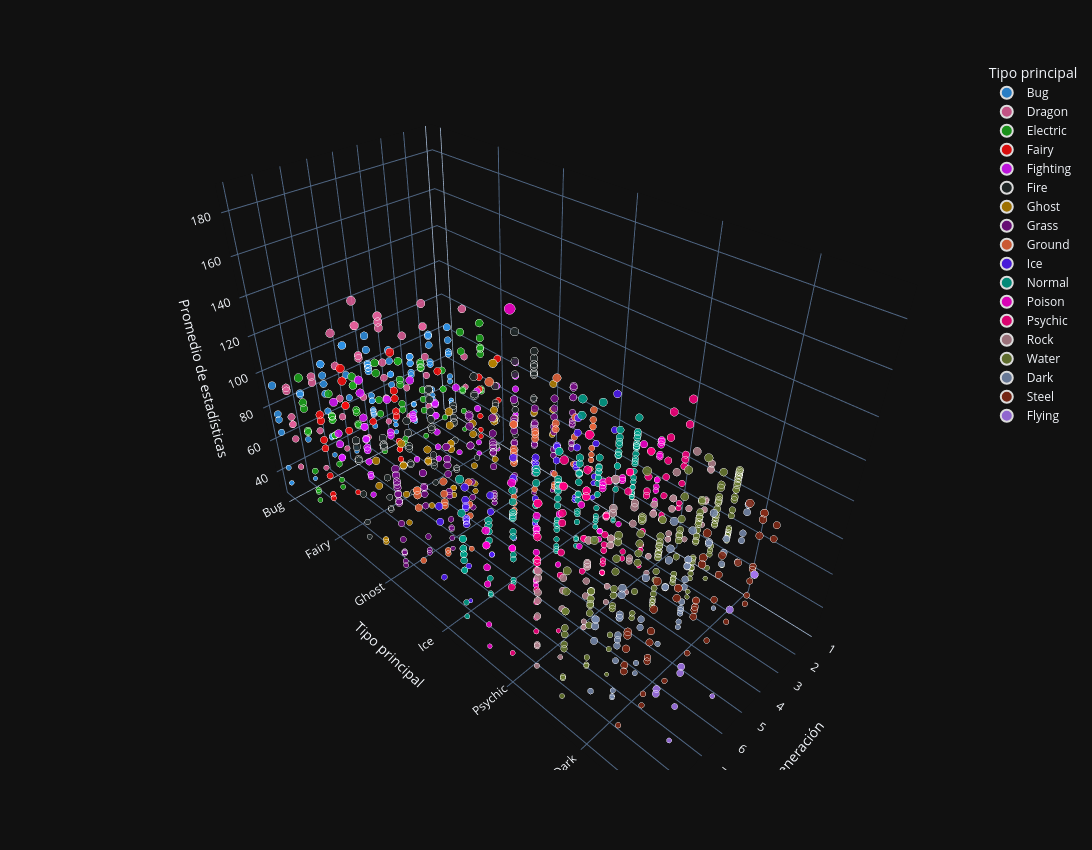

The notebook cell saved with this chart:
### Markdown cell above
## 14 Scatter Plot 3D

### Code cell
import plotly.express as px

#=========================================
# Preparación del DataFrame
#=========================================

pokemon = pokemon.copy()

pokemon = pokemon.sort_values(
    ["generation","type1","promedio_estadisticas"]
)

pokemon["generation"] = pokemon["generation"].astype(str)

#=========================================
# Scatter Plot 3D
#=========================================

fig = px.scatter_3d(

    pokemon,

    x="generation",
    y="type1",
    z="promedio_estadisticas",

    color="type1",

    size="promedio_estadisticas",
    size_max=18,

    opacity=0.85,

    hover_name="name",

    custom_data=[
        "sprite",
        "hp",
        "attack",
        "defense",
        "sp._atk",
        "sp._def",
        "speed",
        "total"
    ],

    color_discrete_sequence=px.colors.qualitative.Dark24,

    labels={
        "generation":"Generación",
        "type1":"Tipo principal",
        "promedio_estadisticas":"Promedio de estadísticas"
    },

    template="plotly_dark",

    height=850,
    width=1400
)
# ===========================
# Filtros
# ===========================

generaciones = ["Todas"] + sorted(pokemon["generation"].astype(str).unique().tolist())

tipos = ["Todos"] + sorted(pokemon["type1"].unique().tolist())

generacion = widgets.Dropdown(
    options=generaciones,
    value="Todas",
    description="Generación:"
)

tipo = widgets.Dropdown(
    options=tipos,
    value="Todos",
    description="Tipo:"
)

promedio = widgets.IntRangeSlider(
    value=[
        int(pokemon["promedio_estadisticas"].min()),
        int(pokemon["promedio_estadisticas"].max())
    ],
    min=int(pokemon["promedio_estadisticas"].min()),
    max=int(pokemon["promedio_estadisticas"].max()),
    step=1,
    description="Promedio:",
    continuous_update=False,
    layout=widgets.Layout(width='700px')
)

nombre = widgets.Text(
    value="",
    placeholder="Ejemplo: Pikachu",
    description="Buscar:"
)

orden = widgets.Dropdown(
    options=[
        "Promedio",
        "HP",
        "Ataque",
        "Defensa",
        "Velocidad",
        "Total"
    ],
    value="Promedio",
    description="Orden:"
)


widgets.interactive_output(

    actualizar,

    {
        "gen":generacion,
        "tip":tipo,
        "rango":promedio,
        "buscar":nombre,
        "ordenar":orden
    }

)

display(

    widgets.VBox([

        generacion,

        tipo,

        promedio,

        nombre,

        orden

    ])

)
#=========================================
# Apariencia de los puntos
#=========================================

fig.update_traces(

    marker=dict(

        line=dict(
            color="white",
            width=0.4
        )
    ),

    hovertemplate="""

<b style='font-size:20px'>%{hovertext}</b>

<hr>

<b>Generación:</b> %{x}

<b>Tipo:</b> %{y}

<b>Promedio:</b> %{z:.2f}

<hr>

<b>HP:</b> %{customdata[1]}

<b>Ataque:</b> %{customdata[2]}

<b>Defensa:</b> %{customdata[3]}

<b>Ataque Especial:</b> %{customdata[4]}

<b>Defensa Especial:</b> %{customdata[5]}

<b>Velocidad:</b> %{customdata[6]}

<b>Total:</b> %{customdata[7]}

<hr>

<b>Sprite Oficial</b>

%{customdata[0]}

<extra></extra>

"""
)

#=========================================
# Diseño
#=========================================
def actualizar(gen, tip, rango, buscar, ordenar):

    df = pokemon.copy()

    if gen != "Todas":
        df = df[df["generation"].astype(str) == gen]

    if tip != "Todos":
        df = df[df["type1"] == tip]

    df = df[
        (df["promedio_estadisticas"] >= rango[0]) &
        (df["promedio_estadisticas"] <= rango[1])
    ]

    if buscar != "":
        df = df[
            df["name"].str.contains(buscar, case=False)
        ]

    columnas = {
        "Promedio":"promedio_estadisticas",
        "HP":"hp",
        "Ataque":"attack",
        "Defensa":"defense",
        "Velocidad":"speed",
        "Total":"total"
    }

    df = df.sort_values(columnas[ordenar], ascending=False)

    fig = px.scatter_3d(

        df,

        x="generation",
        y="type1",
        z="promedio_estadisticas",

        color="type1",

        size="promedio_estadisticas",

        size_max=18,

        opacity=0.85,

        hover_name="name",

        custom_data=[
            "sprite",
            "hp",
            "attack",
            "defense",
            "sp._atk",
            "sp._def",
            "speed",
            "total"
        ],

        color_discrete_sequence=px.colors.qualitative.Dark24,

        template="plotly_dark",

        height=850,

        width=1400
    )

    fig.update_traces(

        marker=dict(
            line=dict(color="white", width=0.4)
        ),

        hovertemplate="""
<b style='font-size:20px'>%{hovertext}</b><br><br>

<b>🎮 Generación:</b> %{x}<br>
<b>🔥 Tipo:</b> %{y}<br>
<b>⭐ Promedio:</b> %{z:.2f}<br><br>

<b>❤️ HP:</b> %{customdata[1]}<br>
<b>⚔️ Ataque:</b> %{customdata[2]}<br>
<b>🛡️ Defensa:</b> %{customdata[3]}<br>
<b>✨ At. Especial:</b> %{customdata[4]}<br>
<b>🛡️ Def. Especial:</b> %{customdata[5]}<br>
<b>💨 Velocidad:</b> %{customdata[6]}<br>
<b>📊 Total:</b> %{customdata[7]}<br><br>

<b>Sprite:</b><br>
%{customdata[0]}

<extra></extra>
"""
    )

    fig.update_layout(

        title="📊 Scatter Plot 3D Interactivo de Pokémon",

        scene=dict(

            xaxis_title="Generación",

            yaxis_title="Tipo",

            zaxis_title="Promedio"

        )
    )

    fig.show()


#=========================================
# Mostrar
#=========================================

fig.show()

#=========================================
# Exportar HTML
#=========================================

fig.write_html(
    "ScatterPlot3D_Pokemon.html",
    include_plotlyjs="cdn"
)

print("Visualización exportada correctamente.")
